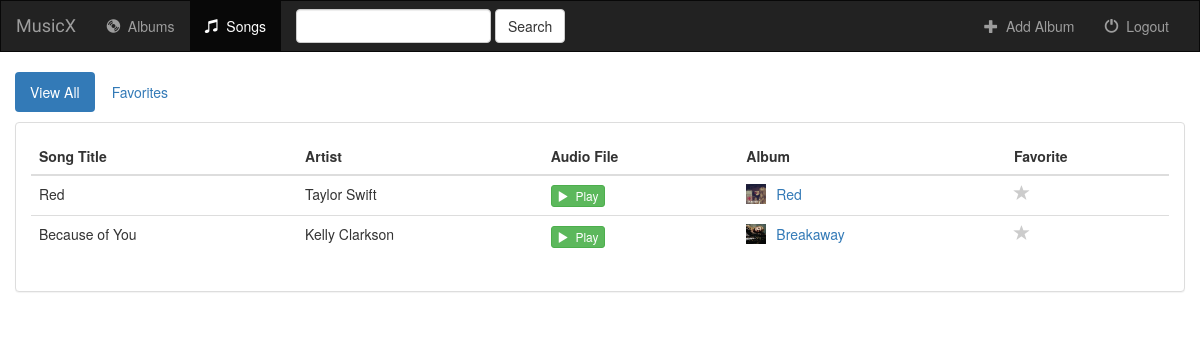
Page /music/songs/all/ (signed in) on the committed database.
### music/models.py (models this page shows, shortened)
class Song(models.Model):
    album = models.ForeignKey(Album, on_delete=models.CASCADE)
    song_title = models.CharField(max_length=250)
    audio_file = models.FileField(default='')
    is_favorite = models.BooleanField(default=False)

class Album(models.Model):
    user = models.ForeignKey(User, default=1, on_delete=models.CASCADE)
    artist = models.CharField(max_length=250)
    album_title = models.CharField(max_length=500)
    genre = models.CharField(max_length=100)
    album_logo = models.FileField()
    is_favorite = models.BooleanField(default=False)

### music/views.py (the view)
# urls.py: url(r'^songs/(?P<filter_by>[a-zA_Z]+)/$', views.songs, name='songs'),
def songs(request, filter_by):
    if not request.user.is_authenticated:
        return render(request, 'music/login.html')
    else:
        try:
            song_ids = []
            for album in Album.objects.filter(user=request.user):
                for song in album.song_set.all():
                    song_ids.append(song.pk)
            users_songs = Song.objects.filter(pk__in=song_ids)
            if filter_by == 'favorites':
                users_songs = users_songs.filter(is_favorite=True)
        except Album.DoesNotExist:
            users_songs = []
        return render(request, 'music/songs.html', {
            'song_list': users_songs,
            'filter_by': filter_by,
        })

### music/templates/music/songs.html (shortened to what this page needs)
{% extends 'music/base.html' %}
{% block songs_active %}active{% endblock %}
{% block body %}
<div class="container-fluid songs-container">
    <div class="row">
        <div class="col-sm-12">
            <ul class="nav nav-pills" style="margin-bottom: 10px;">
                <li role="presentation" {% if filter_by == 'all' %}class="active"{% endif %}><a href="{% url 'music:songs' 'all' %}">View All</a></li>
                <li role="presentation" {% if filter_by == 'favorites' %}class="active"{% endif %}><a href="{% url 'music:songs' 'favorites' %}">Favorites</a></li>
            </ul>
        </div>
    </div>
    <div class="row">
        <div class="col-sm-12">
            <div class="panel panel-default">
                <div class="panel-body">
                    <table class="table">
                        <thead>
                            <tr>
                                <th>Song Title</th>
                                <th>Artist</th>
                                <th>Audio File</th>
                                <th>Album</th>
                                <th>Favorite</th>
                            </tr>
                        </thead>
                        <tbody>
                            {% for song in song_list %}
                                <tr>
                                    <td>{{ song.song_title }}</td>
                                    <td>{{ song.album.artist }}</td>
                                    <td>
                                        <a target="_blank" href="{{ song.audio_file.url }}">
                                            <button type="button" class="btn btn-success btn-xs">
                                                <span class="glyphicon glyphicon-play"></span>&nbsp; Play
                                            </button>
                                        </a>
                                    </td>
                                    <td>
                                        <a href="{% url 'music:detail' song.album.id %}">
                                            <img src="{{ song.album.album_logo.url }}" class="img-responsive" style="width: 20px; float: left; margin-right: 10px;" />
                                        </a>
                                        <a href="{% url 'music:detail' song.album.id %}">{{ song.album.album_title }}</a>
                                    </td>
                                    <td>
                                        <a href="{% url 'music:favorite' song.id %}" class="btn-favorite"><span class="glyphicon glyphicon-star {% if song.is_favorite %}active{% endif %}"></span></a>
                                    </td>
                                </tr>
                            {% endfor %}
                        </tbody>
                    </table>
                </div>
            </div>
        </div>
    </div>
</div>
{% endblock %}

### music/static/music/style.css (style rules this page uses)
body { background: white url("images/background.png"); }
.glyphicon-star { color: #CCCCCC; font-size: 16px; }

### rows in the picture
Song: song_title "Red", album.artist "Taylor Swift", album.album_logo (picture), album.album_title "Red", is_favorite False (drawn)
Song: song_title "Because of You", album.artist "Kelly Clarkson", album.album_logo (picture), album.album_title "Breakaway", is_favorite False (drawn)
